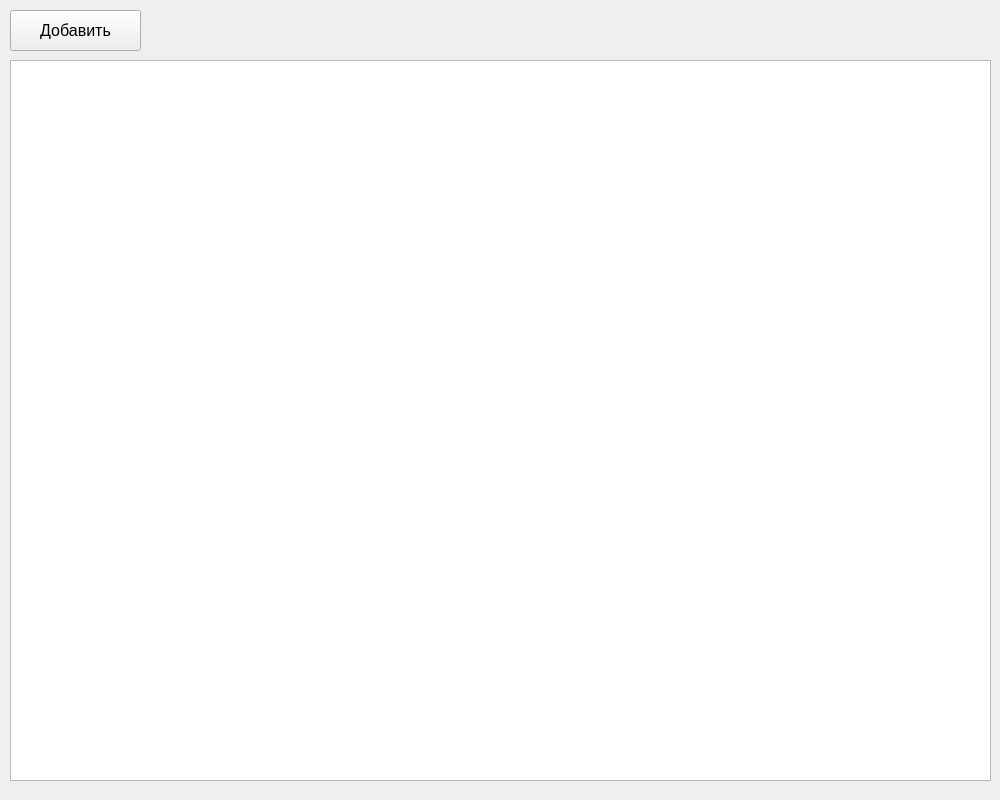
<?xml version="1.0" encoding="UTF-8"?>
<ui version="4.0">
 <class>MainWindow</class>
 <widget class="QMainWindow" name="MainWindow">
  <property name="geometry">
   <rect>
    <x>0</x>
    <y>0</y>
    <width>1000</width>
    <height>800</height>
   </rect>
  </property>
  <property name="windowTitle">
   <string>MainWindow</string>
  </property>
  <widget class="QWidget" name="centralwidget">
   <widget class="QTableWidget" name="tableWidget">
    <property name="geometry">
     <rect>
      <x>10</x>
      <y>60</y>
      <width>981</width>
      <height>721</height>
     </rect>
    </property>
   </widget>
   <widget class="QPushButton" name="pushButton">
    <property name="geometry">
     <rect>
      <x>10</x>
      <y>10</y>
      <width>131</width>
      <height>41</height>
     </rect>
    </property>
    <property name="font">
     <font>
      <pointsize>12</pointsize>
     </font>
    </property>
    <property name="text">
     <string>Добавить</string>
    </property>
   </widget>
  </widget>
 </widget>
 <resources/>
 <connections/>
</ui>
